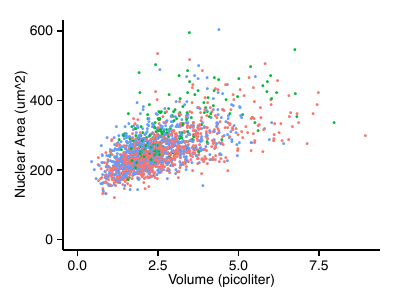

The script that saved this image:
library(reshape2)
library(ggplot2)

data <- read.delim('~/Dropbox/densitypaper/ExtractedData/CRL.txt',header=T,stringsAsFactors=T)

numericcols <- c('volume','area','totalGAPDH','cytoGAPDH','nucGAPDH','nucArea',
                 'nucIntensityTotal','nucIntensityAvg','numCyclin','totalRNA','cytoRNA',
                 'nucRNA','numTxnSites','avgIntron','avgExon','numRnaPerTxnSiteAvgExon');


for (col in numericcols){
  data[[col]] <- as.numeric(data[[col]])
}

data$volume <- data$volume/1000

data <- subset(data,nucArea > 100)

data$stage <- 'G2'
data$stage[data$numCyclin<231] <- 'S'
data$stage[data$numCyclin<21] <- 'G1'

pdf('~/Dropbox/densitypaper/SupplementaryFigures/NuclearSizeVsVolume/NuclearSizeVsVolume_CellCycle.pdf',width=4,height=3)
ggplot(data,aes(x=volume,y=nucArea,col=stage)) +
  geom_point(size=1) + expand_limits(y=0,x=0) +
  theme_bw() + theme_classic() + theme(legend.position = "none") + 
  xlab('Volume (picoliter)') + ylab('Nuclear Area (um^2)') +
  theme(axis.title=element_text(size="10"), axis.text=element_text(size='10'))
dev.off()

pdf('~/Dropbox/densitypaper/SupplementaryFigures/NuclearSizeVsVolume/NuclearSize_Stage.pdf',width=3.3,height=3)
ggplot(data,aes(x=nucArea,fill=factor(stage))) +
  geom_density(alpha=.25) +
  xlab('Nuclear area') + ylab('Density') +
  theme_bw() + theme_classic() + 
  theme(axis.title=element_text(size="12"), axis.text=element_text(size='12'),legend.position='none')
dev.off()